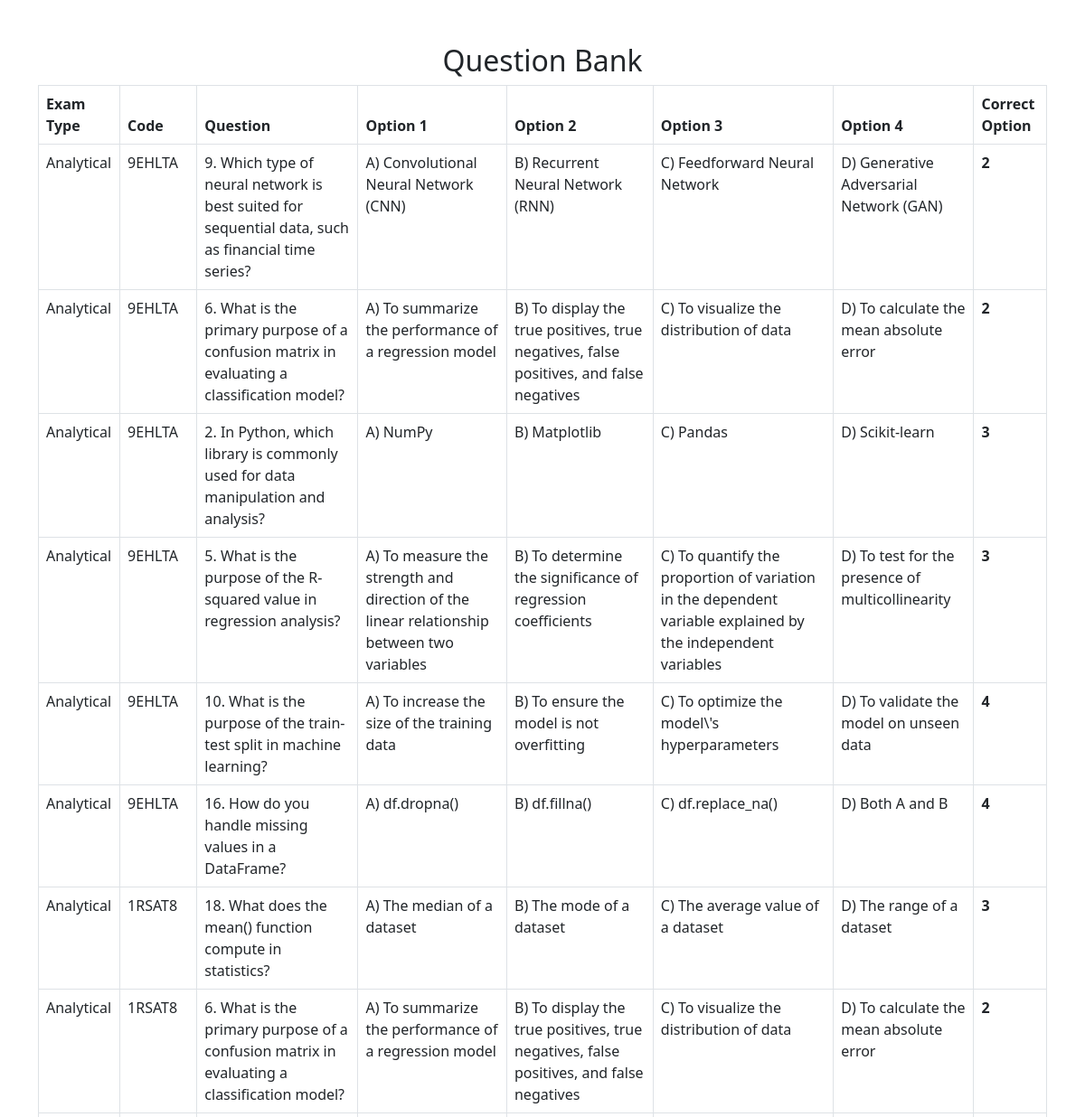
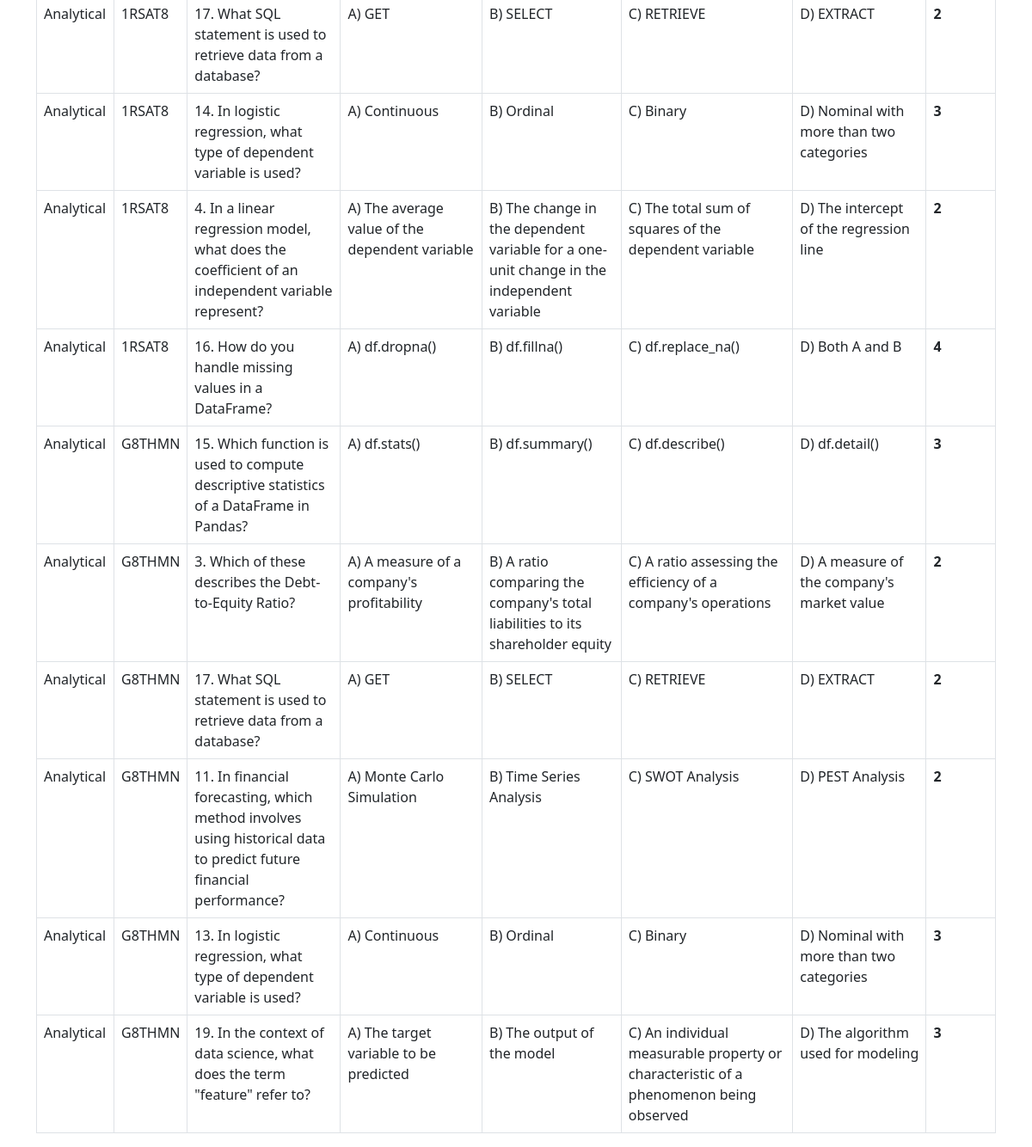
/view_question_bank.php, run on an earlier commit of the app's database (2 pictures, top to bottom).
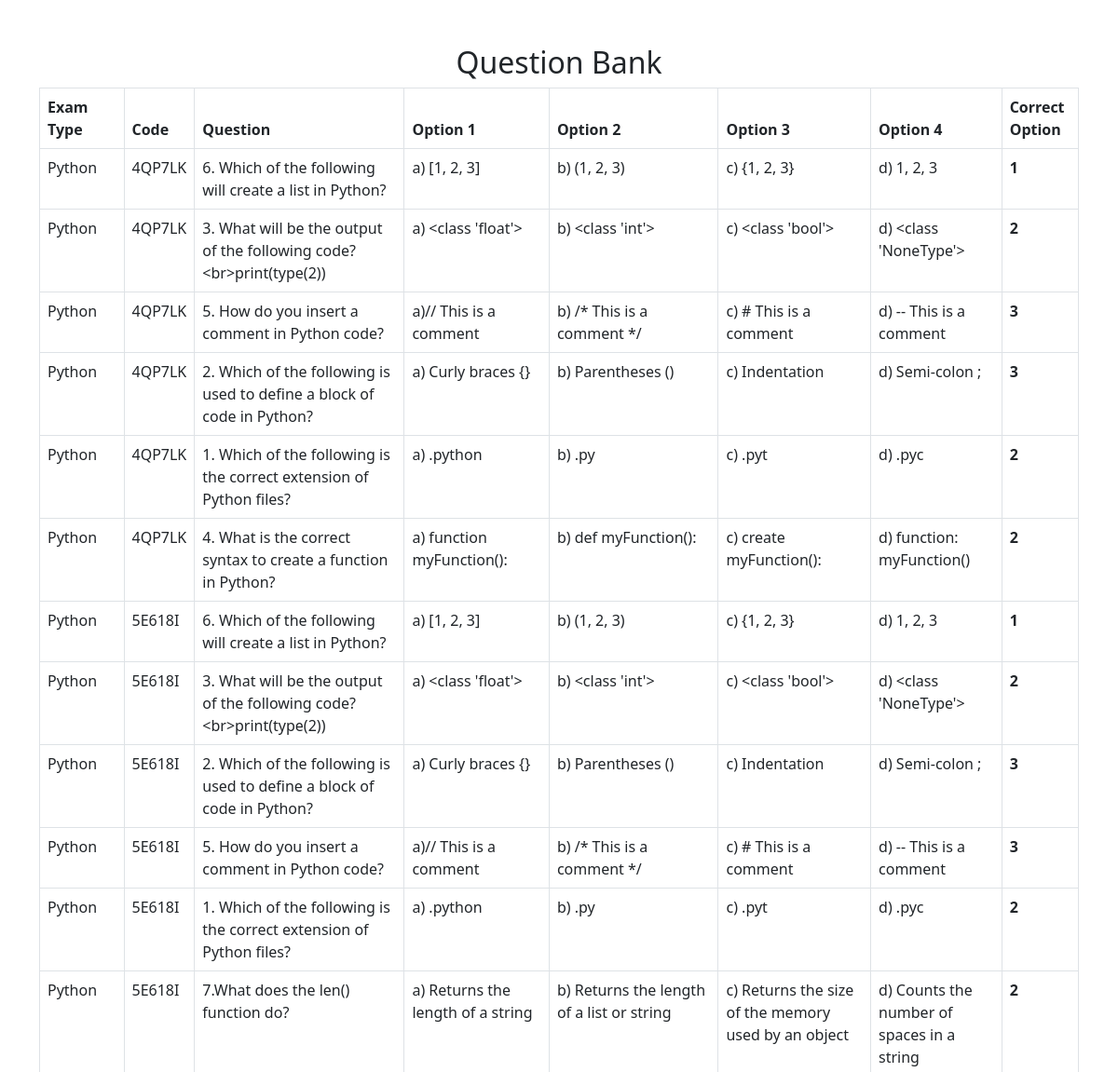
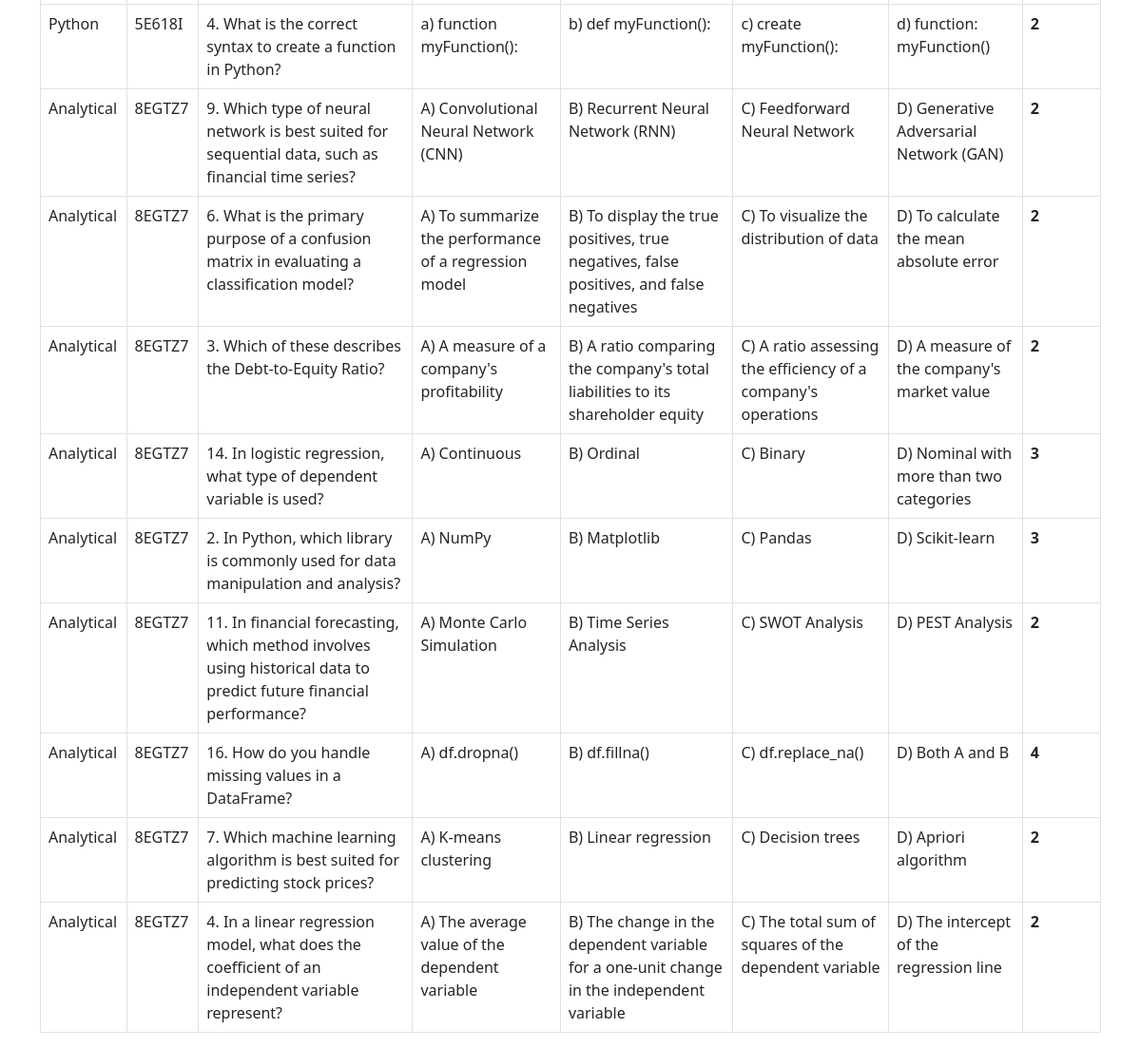
And on a later commit of the database (2 pictures, top to bottom).
### tables this page shows
CREATE TABLE `question_bank` (
  `id` int(11) NOT NULL,
  `exam_type` varchar(50) DEFAULT NULL,
  `code` varchar(6) DEFAULT NULL,
  `question` text DEFAULT NULL,
  `option1` text DEFAULT NULL,
  `option2` text DEFAULT NULL,
  `option3` text DEFAULT NULL,
  `option4` text DEFAULT NULL,
  `correct_option` int(11) DEFAULT NULL
);

### view_question_bank.php (the view, shortened to what this page needs)
<?php
include 'conn.php';
$query = "SELECT * FROM question_bank ORDER BY id DESC";
$result = $conn->query($query);
?>
<!DOCTYPE html>
<html lang="en">
<head>
    <link rel="stylesheet" href="https://cdn.jsdelivr.net/npm/bootstrap@5.3.0/dist/css/bootstrap.min.css">
</head>
<body>
    <div class="container mt-5">
        <h2 class="text-center">Question Bank</h2>
        <table class="table table-bordered">
            <thead>
                <tr>
                    <th>Exam Type</th>
                    <th>Code</th>
                    <th>Question</th>
                    <th>Option 1</th>
                    <th>Option 2</th>
                    <th>Option 3</th>
                    <th>Option 4</th>
                    <th>Correct Option</th>
                </tr>
            </thead>
            <tbody>
                <?php while ($row = $result->fetch_assoc()): ?>
                    <tr>
                        <td><?= htmlspecialchars($row['exam_type']); ?></td>
                        <td><?= htmlspecialchars($row['code']); ?></td>
                        <td><?= htmlspecialchars($row['question']); ?></td>
                        <td><?= htmlspecialchars($row['option1']); ?></td>
                        <td><?= htmlspecialchars($row['option2']); ?></td>
                        <td><?= htmlspecialchars($row['option3']); ?></td>
                        <td><?= htmlspecialchars($row['option4']); ?></td>
                        <td><strong><?= $row['correct_option']; ?></strong></td>
                    </tr>
                <?php endwhile; ?>
            </tbody>
        </table>
    </div>
</body>
</html>

What changed in the data, as far as the page shows it:
removed question_bank: exam_type "Analytical", code "9EHLTA", question "2. In Python, which library is commonly used for data manipulation and analysis?", option1 "A) NumPy", option2 "B) Matplotlib", option3 "C) Pandas", option4 "D) Scikit-learn", correct_option "3"
removed question_bank: exam_type "Analytical", code "9EHLTA", question "5. What is the purpose of the R-squared value in regression analysis?", option1 "A) To measure the strength and direction of the linear relationship between two variables", option2 "B) To determine the significance of regression coefficients", option3 "C) To quantify the proportion of variation in the dependent variable explained by the independent variables", option4 "D) To test for the presence of multicollinearity", correct_option "3"
removed question_bank: exam_type "Analytical", code "9EHLTA", question "10. What is the purpose of the train-test split in machine learning?", option1 "A) To increase the size of the training data", option2 "B) To ensure the model is not overfitting", option3 "C) To optimize the model\\'s hyperparameters", option4 "D) To validate the model on unseen data", correct_option "4"
added question_bank: exam_type "Python", code "4QP7LK", question "6. Which of the following will create a list in Python?", option1 "a) [1, 2, 3]", option2 "b) (1, 2, 3)", option3 "c) {1, 2, 3}", option4 "d) 1, 2, 3", correct_option "1"
added question_bank: exam_type "Python", code "4QP7LK", question "3. What will be the output of the following code?<br>print(type(2))", option1 "a) <class 'float'>", option2 "b) <class 'int'>", option3 "c) <class 'bool'>", option4 "d) <class 'NoneType'>", correct_option "2"
added question_bank: exam_type "Python", code "4QP7LK", question "5. How do you insert a comment in Python code?", option1 "a)// This is a comment", option2 "b) /* This is a comment */", option3 "c) # This is a comment", option4 "d) -- This is a comment", correct_option "3"
added question_bank: exam_type "Python", code "4QP7LK", question "2. Which of the following is used to define a block of code in Python?", option1 "a) Curly braces {}", option2 "b) Parentheses ()", option3 "c) Indentation", option4 "d) Semi-colon ;", correct_option "3"
changed question_bank (number 5 of 22 on the later page): exam_type "Analytical" → "Python"; code "9EHLTA" → "4QP7LK"; question "9. Which type of neural network is best suited for sequential data, such as financial time series?" → "1. Which of the following is the correct extension of Python files?"; option1 "A) Convolutional Neural Network (CNN)" → "a) .python"; option2 "B) Recurrent Neural Network (RNN)" → "b) .py"; option3 "C) Feedforward Neural Network" → "c) .pyt"; option4 "D) Generative Adversarial Network (GAN)" → "d) .pyc"
changed question_bank (number 6 of 22 on the later page): exam_type "Analytical" → "Python"; code "9EHLTA" → "4QP7LK"; question "6. What is the primary purpose of a confusion matrix in evaluating a classification model?" → "4. What is the correct syntax to create a function in Python?"; option1 "A) To summarize the performance of a regression model" → "a) function myFunction():"; option2 "B) To display the true positives, true negatives, false positives, and false negatives" → "b) def myFunction():"; option3 "C) To visualize the distribution of data" → "c) create myFunction():"; option4 "D) To calculate the mean absolute error" → "d) function: myFunction()"
added question_bank: exam_type "Python", code "5E618I", question "6. Which of the following will create a list in Python?", option1 "a) [1, 2, 3]", option2 "b) (1, 2, 3)", option3 "c) {1, 2, 3}", option4 "d) 1, 2, 3", correct_option "1"
added question_bank: exam_type "Python", code "5E618I", question "3. What will be the output of the following code?<br>print(type(2))", option1 "a) <class 'float'>", option2 "b) <class 'int'>", option3 "c) <class 'bool'>", option4 "d) <class 'NoneType'>", correct_option "2"
added question_bank: exam_type "Python", code "5E618I", question "2. Which of the following is used to define a block of code in Python?", option1 "a) Curly braces {}", option2 "b) Parentheses ()", option3 "c) Indentation", option4 "d) Semi-colon ;", correct_option "3"
changed question_bank (number 10 of 22 on the later page): exam_type "Analytical" → "Python"; code "9EHLTA" → "5E618I"; question "16. How do you handle missing values in a DataFrame?" → "5. How do you insert a comment in Python code?"; option1 "A) df.dropna()" → "a)// This is a comment"; option2 "B) df.fillna()" → "b) /* This is a comment */"; option3 "C) df.replace_na()" → "c) # This is a comment"; option4 "D) Both A and B" → "d) -- This is a comment"; correct_option "4" → "3"
changed question_bank (number 11 of 22 on the later page): exam_type "Analytical" → "Python"; code "1RSAT8" → "5E618I"; question "18. What does the mean() function compute in statistics?" → "1. Which of the following is the correct extension of Python files?"; option1 "A) The median of a dataset" → "a) .python"; option2 "B) The mode of a dataset" → "b) .py"; option3 "C) The average value of a dataset" → "c) .pyt"; option4 "D) The range of a dataset" → "d) .pyc"; correct_option "3" → "2"
changed question_bank: exam_type "Analytical" → "Python"; code "1RSAT8" → "5E618I"; question "6. What is the primary purpose of a confusion matrix in evaluating a classification model?" → "7.What does the len() function do?"; option1 "A) To summarize the performance of a regression model" → "a) Returns the length of a string"; option2 "B) To display the true positives, true negatives, false positives, and false negatives" → "b) Returns the length of a list or string"; option3 "C) To visualize the distribution of data" → "c) Returns the size of the memory used by an object"; option4 "D) To calculate the mean absolute error" → "d) Counts the number of spaces in a string"
changed question_bank (number 13 of 22 on the later page): exam_type "Analytical" → "Python"; code "1RSAT8" → "5E618I"; question "17. What SQL statement is used to retrieve data from a database?" → "4. What is the correct syntax to create a function in Python?"; option1 "A) GET" → "a) function myFunction():"; option2 "B) SELECT" → "b) def myFunction():"; option3 "C) RETRIEVE" → "c) create myFunction():"; option4 "D) EXTRACT" → "d) function: myFunction()"
changed question_bank: code "1RSAT8" → "8EGTZ7"; question "14. In logistic regression, what type of dependent variable is used?" → "9. Which type of neural network is best suited for sequential data, such as financial time series?"; option1 "A) Continuous" → "A) Convolutional Neural Network (CNN)"; option2 "B) Ordinal" → "B) Recurrent Neural Network (RNN)"; option3 "C) Binary" → "C) Feedforward Neural Network"; option4 "D) Nominal with more than two categories" → "D) Generative Adversarial Network (GAN)"; correct_option "3" → "2"
changed question_bank: code "1RSAT8" → "8EGTZ7"; question "4. In a linear regression model, what does the coefficient of an independent variable represent?" → "6. What is the primary purpose of a confusion matrix in evaluating a classification model?"; option1 "A) The average value of the dependent variable" → "A) To summarize the performance of a regression model"; option2 "B) The change in the dependent variable for a one-unit change in the independent variable" → "B) To display the true positives, true negatives, false positives, and false negatives"; option3 "C) The total sum of squares of the dependent variable" → "C) To visualize the distribution of data"; option4 "D) The intercept of the regression line" → "D) To calculate the mean absolute error"
changed question_bank: code "1RSAT8" → "8EGTZ7"; question "16. How do you handle missing values in a DataFrame?" → "3. Which of these describes the Debt-to-Equity Ratio?"; option1 "A) df.dropna()" → "A) A measure of a company's profitability"; option2 "B) df.fillna()" → "B) A ratio comparing the company's total liabilities to its shareholder equity"; option3 "C) df.replace_na()" → "C) A ratio assessing the efficiency of a company's operations"; option4 "D) Both A and B" → "D) A measure of the company's market value"; correct_option "4" → "2"
changed question_bank: code "G8THMN" → "8EGTZ7"; question "15. Which function is used to compute descriptive statistics of a DataFrame in Pandas?" → "14. In logistic regression, what type of dependent variable is used?"; option1 "A) df.stats()" → "A) Continuous"; option2 "B) df.summary()" → "B) Ordinal"; option3 "C) df.describe()" → "C) Binary"; option4 "D) df.detail()" → "D) Nominal with more than two categories"
changed question_bank: code "G8THMN" → "8EGTZ7"; question "3. Which of these describes the Debt-to-Equity Ratio?" → "2. In Python, which library is commonly used for data manipulation and analysis?"; option1 "A) A measure of a company's profitability" → "A) NumPy"; option2 "B) A ratio comparing the company's total liabilities to its shareholder equity" → "B) Matplotlib"; option3 "C) A ratio assessing the efficiency of a company's operations" → "C) Pandas"; option4 "D) A measure of the company's market value" → "D) Scikit-learn"; correct_option "2" → "3"
changed question_bank: code "G8THMN" → "8EGTZ7"; question "17. What SQL statement is used to retrieve data from a database?" → "11. In financial forecasting, which method involves using historical data to predict future financial performance?"; option1 "A) GET" → "A) Monte Carlo Simulation"; option2 "B) SELECT" → "B) Time Series Analysis"; option3 "C) RETRIEVE" → "C) SWOT Analysis"; option4 "D) EXTRACT" → "D) PEST Analysis"
changed question_bank: code "G8THMN" → "8EGTZ7"; question "11. In financial forecasting, which method involves using historical data to predict future financial performance?" → "16. How do you handle missing values in a DataFrame?"; option1 "A) Monte Carlo Simulation" → "A) df.dropna()"; option2 "B) Time Series Analysis" → "B) df.fillna()"; option3 "C) SWOT Analysis" → "C) df.replace_na()"; option4 "D) PEST Analysis" → "D) Both A and B"; correct_option "2" → "4"
changed question_bank: code "G8THMN" → "8EGTZ7"; question "13. In logistic regression, what type of dependent variable is used?" → "7. Which machine learning algorithm is best suited for predicting stock prices?"; option1 "A) Continuous" → "A) K-means clustering"; option2 "B) Ordinal" → "B) Linear regression"; option3 "C) Binary" → "C) Decision trees"; option4 "D) Nominal with more than two categories" → "D) Apriori algorithm"; correct_option "3" → "2"
changed question_bank: code "G8THMN" → "8EGTZ7"; question "19. In the context of data science, what does the term \"feature\" refer to?" → "4. In a linear regression model, what does the coefficient of an independent variable represent?"; option1 "A) The target variable to be predicted" → "A) The average value of the dependent variable"; option2 "B) The output of the model" → "B) The change in the dependent variable for a one-unit change in the independent variable"; option3 "C) An individual measurable property or characteristic of a phenomenon being observed" → "C) The total sum of squares of the dependent variable"; option4 "D) The algorithm used for modeling" → "D) The intercept of the regression line"; correct_option "3" → "2"
